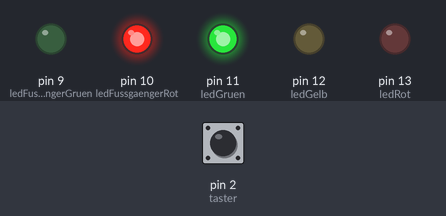
The sketch below on a simulated Arduino Uno, built with avr-gcc and run on an emulated ATmega328P. On the bench: output pins drawn as LEDs (lit = HIGH). The inputs (shaded band) are chosen by the test bench; at power-on: pin 2 (taster) HIGH.

Above: at 1.2 s.
1.3 s: pin 2 (taster) pulled LOW for 0.15 s
At 2.6 s:
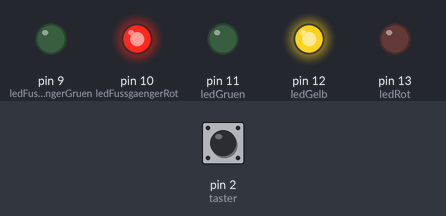
At 5.3 s:
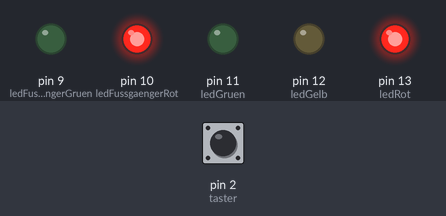
Timing chart, 0 to 19.4 s (numbered marks = the images above; inputs shaded):
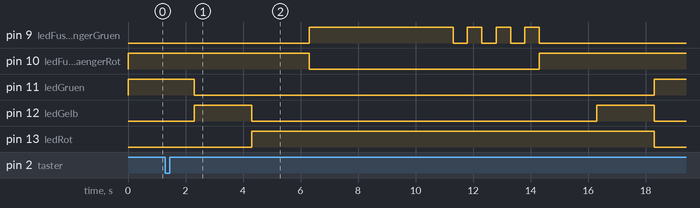

The sketch:

LED_Ampel_Taster.ino
```cpp
// Definiere die Pins für die LEDs der Autoampel
const int ledRot = 13;
const int ledGelb = 12;
const int ledGruen = 11;

// Definiere die Pins für die LEDs der Fußgängerampel
const int ledFussgaengerRot = 10;
const int ledFussgaengerGruen = 9;

// Definiere den Pin für den Taster
const int taster = 2;

// Variable für den Tasterstatus
bool anforderung = false;

void setup() {
  pinMode(ledRot, OUTPUT);
  pinMode(ledGelb, OUTPUT);
  pinMode(ledGruen, OUTPUT);
  pinMode(ledFussgaengerRot, OUTPUT);
  pinMode(ledFussgaengerGruen, OUTPUT);

  pinMode(taster, INPUT_PULLUP); // Interner Pull-Up aktiviert

  // Anfangszustand der Ampel
  digitalWrite(ledRot, LOW);
  digitalWrite(ledGelb, LOW);
  digitalWrite(ledGruen, HIGH);
  digitalWrite(ledFussgaengerRot, HIGH);
  digitalWrite(ledFussgaengerGruen, LOW);
}

void loop() {
  // Prüfen, ob der Taster gedrückt wurde
  if (digitalRead(taster) == LOW) {
    anforderung = true;
  }

  if (anforderung) {
    // Autos bekommen Gelb
    delay(1000);
    digitalWrite(ledGruen, LOW);
    digitalWrite(ledGelb, HIGH);
    delay(2000);

    // Autos bekommen Rot
    digitalWrite(ledGelb, LOW);
    digitalWrite(ledRot, HIGH);
    delay(2000);

    // Fußgänger haben Grün
    digitalWrite(ledFussgaengerRot, LOW);
    digitalWrite(ledFussgaengerGruen, HIGH);
    delay(5000);

    // Blinksignal für Fußgänger
    for (int i = 0; i < 3; i++) {
      digitalWrite(ledFussgaengerGruen, LOW);
      delay(500);
      digitalWrite(ledFussgaengerGruen, HIGH);
      delay(500);
    }

    // Fußgänger wieder Rot
    digitalWrite(ledFussgaengerGruen, LOW);
    digitalWrite(ledFussgaengerRot, HIGH);
    delay(2000);

    // Autos bekommen wieder Grün
    digitalWrite(ledGelb, HIGH);
    delay(2000);
    digitalWrite(ledRot, LOW);
    digitalWrite(ledGelb,LOW);
    digitalWrite(ledGruen, HIGH);

    // Anforderung zurücksetzen
    anforderung = false;
  }
}
```

Measured:
- after the input at 1.3 s, pin 9 (ledFussgaengerGruen): LOW → HIGH after 5.0 s, then repeats every 1.0 s: LOW 0.50 s, HIGH 0.50 s, until it stays LOW from 14.3 s; pin 10 (ledFussgaengerRot): HIGH → LOW after 5.0 s, → HIGH 8.0 s later
